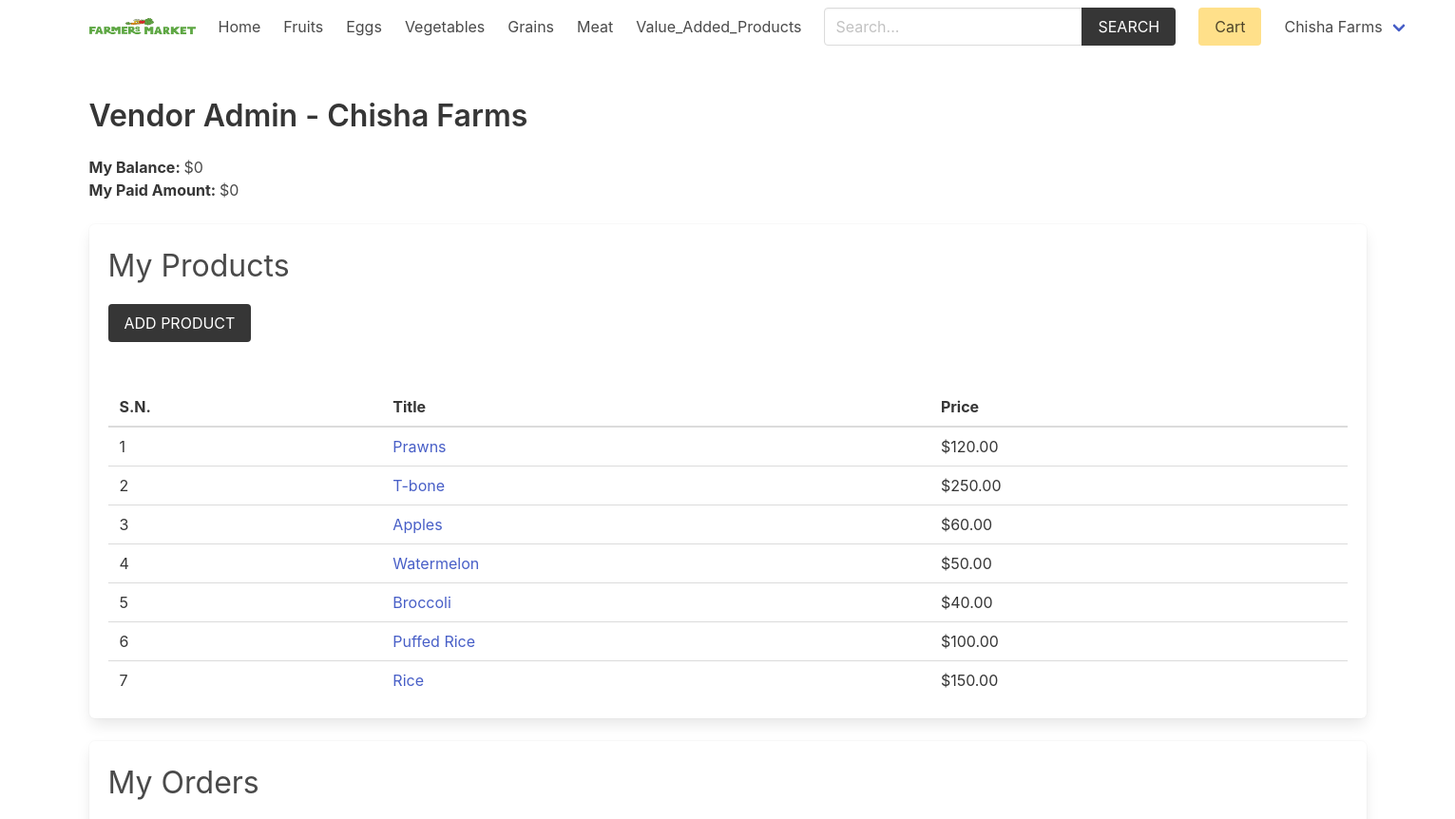
Before: /vendor/vendor-admin/ (signed in, upper part) with the older database file.
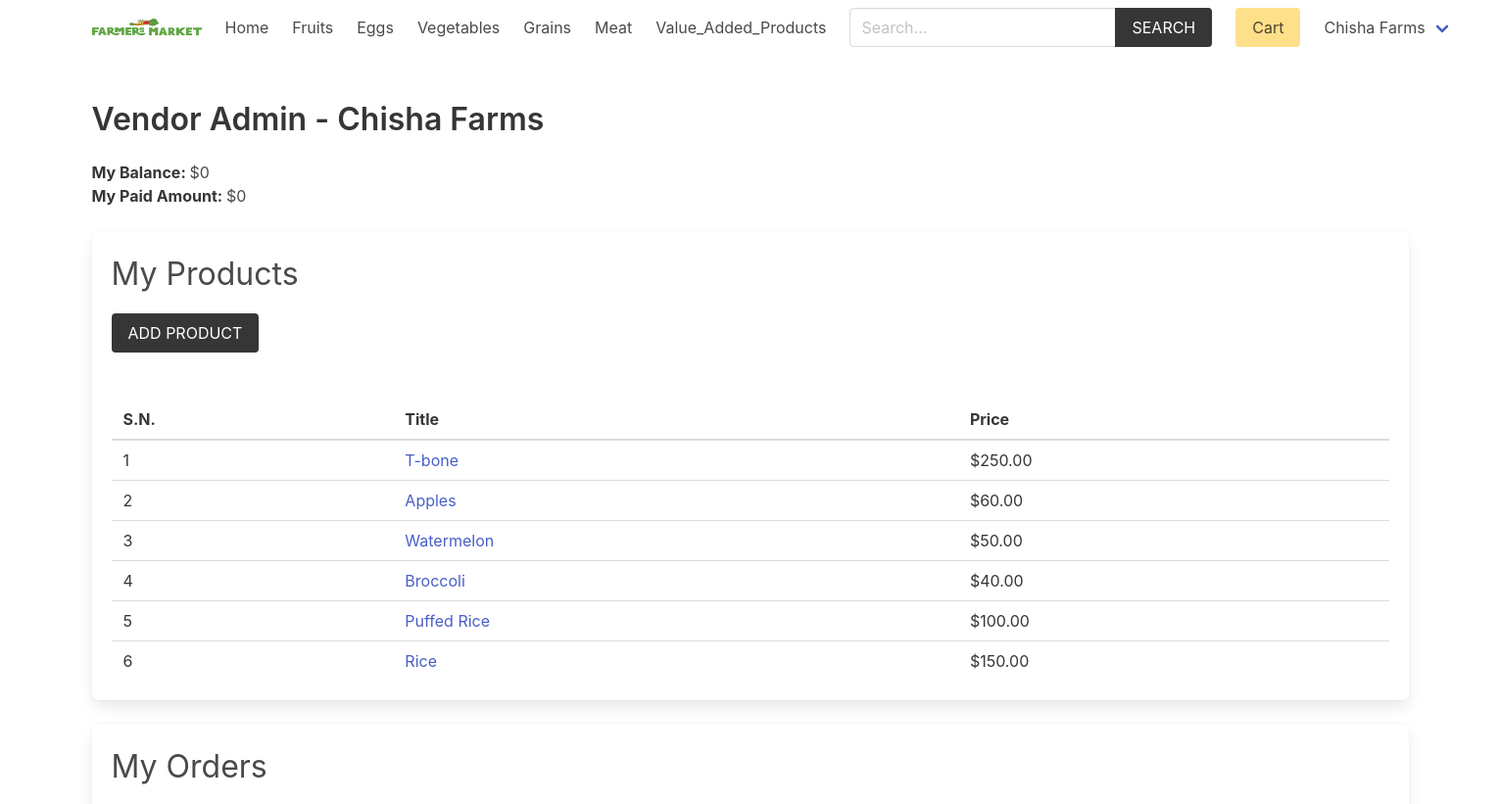
After: the same page with the newer database file.
### product/models.py (models this page shows, shortened)
class Category(models.Model):
    title = models.CharField(max_length=50)
    slug = models.SlugField(max_length=55)
    ordering = models.IntegerField(default=0)
    class Meta:
        ordering = ['ordering']

class Product(models.Model):
    category = models.ForeignKey(Category, related_name='products', on_delete=models.CASCADE)
    vendor = models.ForeignKey(Vendor, related_name="products", on_delete=models.CASCADE)
    title = models.CharField(max_length=50)
    slug = models.SlugField(max_length=55)
    description = models.TextField(blank=True, null=True)
    price = models.DecimalField(max_digits=6, decimal_places=2)
    added_date = models.DateTimeField(auto_now_add=True)
    image = models.ImageField(upload_to='uploads/', blank=True, null=True)
    thumbnail = models.ImageField(upload_to='uploads/', blank=True, null=True) # Change uploads to thumbnails
    class Meta:
        ordering = ['-added_date']

### vendor/views.py (the view)
# urls.py: path('vendor-admin/', views.vendor_admin, name="vendor-admin"),
@login_required
def vendor_admin(request):
    vendor = request.user.vendor
    products = vendor.products.all()
    orders = vendor.orders.all()
    for order in orders:
        order.vendor_amount = 0
        order.vendor_paid_amount = 0
        order.fully_paid = True
        for item in order.items.all():
            if item.vendor == request.user.vendor:
                if item.vendor_paid:
                    order.vendor_paid_amount += item.get_total_price()
                else:
                    order.vendor_amount += item.get_total_price()
                    order.fully_paid = False
    return render(request, 'vendor/vendor_admin.html', {'vendor': vendor, 'products': products, 'orders': orders})

### cart/cart.py (called while the page is built)
    def __len__(self):
        return sum(item['quantity'] for item in self.cart.values())

### cart/context_processors.py (called while the page is built)
def cart(request):
    return {'cart': Cart(request)}

### product/context_processors.py (called while the page is built)
def menu_categories(request):
    categories = Category.objects.all()
    return {'categories': categories}

### vendor/models.py (called while the page is built)
    def get_balance(self):
        items = self.items.filter(vendor_paid=False, order__vendors__in=[self.id])
        return sum((item.product.price * item.quantity) for item in items)

    def get_paid_amount(self):
        items = self.items.filter(vendor_paid=True, order__vendors__in=[self.id])
        return sum((item.product.price * item.quantity) for item in items)

### templates/vendor/vendor_admin.html (shortened to what this page needs)
{% extends 'core/base.html' %}
{% block content %}
    <h1 class="title">Vendor Admin - <span class="is-capitalized">{{vendor.name}}</span></h1>
    <div class="mb-5">
        <strong>My Balance: </strong> ${{vendor.get_balance}} <br>
        <strong>My Paid Amount: </strong> ${{vendor.get_paid_amount}}
    </div>
    <div class="box">
        <h2 class="is-size-3 mb-4">My Products</h2>
        <a href="{% url 'vendor:add-product' %}" class="button is-dark is-uppercase mb-6">Add Product</a>
        {% if products %}
            <table class="table is-fullwidth">
                <thead>
                    <tr>
                        <th>S.N.</th>
                        <th>Title</th>
                        <th>Price</th>
                    </tr>
                </thead>
                <tbody>
                    {% for product in products %}
                        <tr>
                            <td>{{ forloop.counter }}</td>
                            <td><a href="{% url 'product:product' product.category.slug product.slug %}">{{ product.title }}</a></td>
                            <td>${{ product.price }}</td>
                        </tr>
                    {% endfor %}
                </tbody>
            </table>
        {% else %}
            <p class="has-text-danger">Products not added yet.</p>
        {% endif %}
    </div>
    <div class="box">
        <h2 class="is-size-3 mb-4">My Orders</h2>
    </div>
{% endblock content %}

### templates/core/base.html (shortened to what this page needs)
{% load static %}
<!DOCTYPE html>
<html lang="en">
<head>
    <link rel="stylesheet" href="https://cdn.jsdelivr.net/npm/bulma@0.9.2/css/bulma.min.css">
    <link rel="stylesheet" href="{% static 'css/main.css' %}">
</head>
<body>
    <div class="container">
        <nav class="navbar" role="navigation" aria-label="main navigation">
            <div class="navbar-brand">
                <a class="navbar-item" href="{% url 'core:home' %}">
                <img width="112" height=97">
                </a>
            </div>
            <div id="navbarBasicExample" class="navbar-menu">
                <div class="navbar-start">
                <a class="navbar-item" href="{% url 'core:home' %}">
                    Home
                </a>
                {% for category in categories %}
                    <a class="navbar-item" href="{% url 'product:category' category.slug %}">
                        {{category.title}}
                    </a>
                {% endfor %}
                </div>
                <div class="navbar-start">
                    <div class="navbar-item">
                        <form method="get" action="{% url 'product:search' %}">
                            <div class="field has-addons">
                                <div class="control">
                                    <input type="search" name="query" id="" class="input" placeholder="Search...">
                                </div>
                                <div class="control">
                                    <button class="button is-dark is-uppercase">Search</button>
                                </div>
                            </div>
                        </form>
                    </div>
                </div>
                <div class="navbar-end">
                <div class="navbar-item">
                    <a href="{% url 'cart:cart' %}" class="button is-warning">Cart {% if cart %}({{cart|length}}){% endif %}</a>
                </div>
                {% if request.user.is_authenticated %}
                <div class="navbar-item has-dropdown is-hoverable">
                    <a class="navbar-link is-capitalized">
                    {{user.vendor.name}}
                    </a>
                </div>
                {% endif %}
                </div>
            </div>
            </nav>
    </div>
    <section class="section">
        <div class="container">
            {% block content %}{% endblock content %}
        </div>
    </section>
</body>
</html>

Changed rows visible on the page:
removed Product: title "Prawns", price "120.00"
